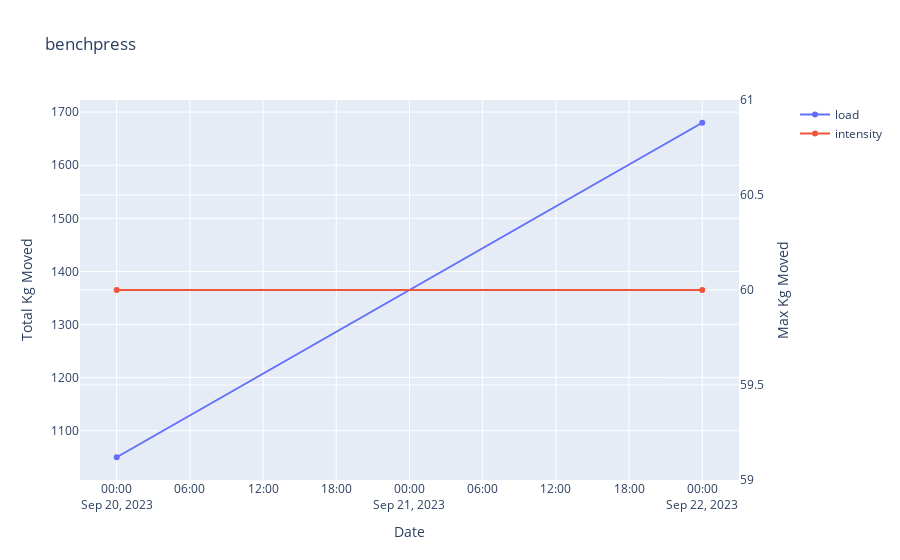

The code cell stored with this chart in its notebook:
### Code cell
from plotly.subplots import make_subplots

ex = 'benchpress'
metrics = ['load', 'intensity']#, 'vol']


fig = make_subplots(specs=[[{"secondary_y":True}]])

data = grpby[grpby.ename==ex]

y_label = ['Total Kg Moved', 'Max Kg Moved']

# Add traces
for i,metric in enumerate(metrics):
    fig.add_trace(
        go.Line(
            x=data['date'], y=data[metric], name=metric
        ),
        secondary_y=i==1
    )
    
    fig.update_yaxes(title_text=y_label[i], secondary_y=(i==1))

fig.update_layout(title_text=ex)
fig.update_xaxes(title_text='Date')

### Figure 1 — Plotly figure (JSON) as saved in the notebook; plotly's stock layout.template omitted (floating-point values rounded to 4 significant figures)
{"data": [{"name": "load", "type": "scatter", "x": ["2023-09-20T00:00:00", "2023-09-22T00:00:00"], "xaxis": "x", "y": [1050, 1680], "yaxis": "y"}, {"name": "intensity", "type": "scatter", "x": ["2023-09-20T00:00:00", "2023-09-22T00:00:00"], "xaxis": "x", "y": [60, 60], "yaxis": "y2"}], "layout": {"title": {"text": "benchpress"}, "xaxis": {"anchor": "y", "domain": [0, 0.94], "title": {"text": "Date"}}, "yaxis": {"anchor": "x", "domain": [0, 1], "title": {"text": "Total Kg Moved"}}, "yaxis2": {"anchor": "x", "overlaying": "y", "side": "right", "title": {"text": "Max Kg Moved"}}}}
